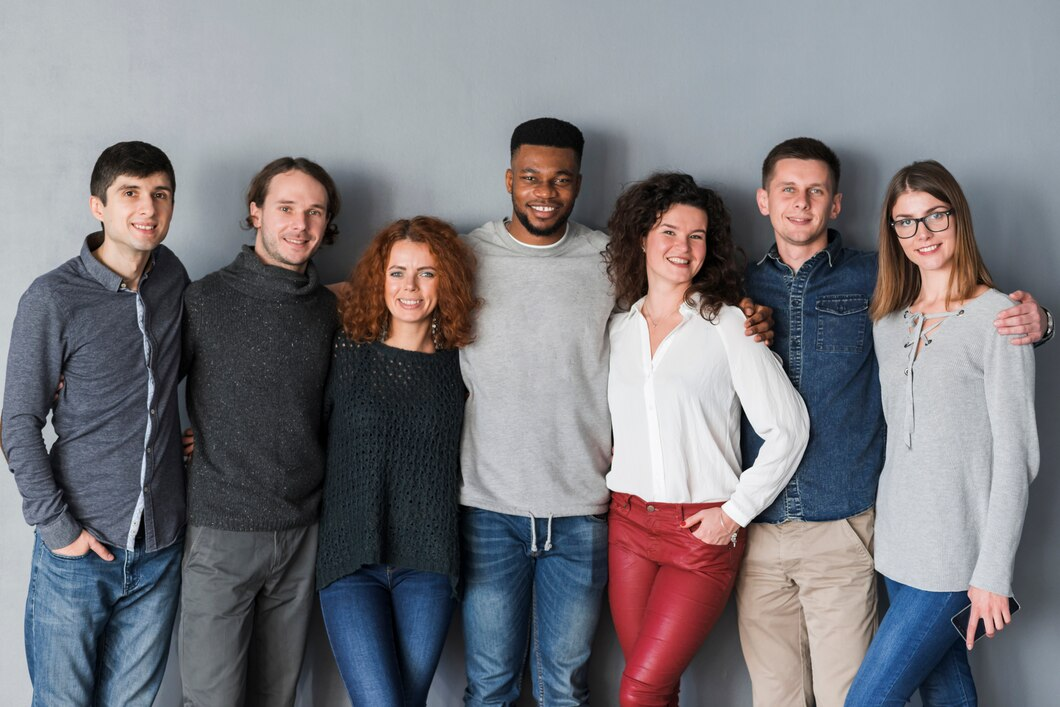
#> input picture pessoas.jpg, 1060 x 707 px
$ jupyter execute --allow-errors 5.1.face_detection_solution.ipynb   (shell and % lines are left out)
#> lines starting #> are read from the running program, lines starting #| are printed output that depends on the picture; after the words box and inside, x2 and y2 are one past the last pixel; in counts of white or black regions, pixels touching at a corner belong together
# 1. Introdução

--- EXPLIQUE ---

# 2. Dependências

-- EXPLIQUE --

[cell 1]
import cv2
import matplotlib.pyplot as plt
import numpy as np
from PIL import Image
import time

# 3. Funções Auxiliares

-- Explique --

[cell 2]
def show_image(img, title="Imagem"):
    if isinstance(img, np.ndarray):
        img = cv2.cvtColor(img, cv2.COLOR_BGR2RGB)
    plt.imshow(img)
    plt.title(title)
    plt.axis('off')
    plt.show()

def draw_fps(img, text):

  fps_text = f"FPS: {text:.2f}"
  cv2.putText(img, fps_text, (10, 30),
              fontFace=cv2.FONT_HERSHEY_SIMPLEX,
              fontScale=1.0,
              color=(0, 0, 0),
              thickness=2,
              lineType=cv2.LINE_AA)

def detect_faces(image):

  face_cascade = cv2.CascadeClassifier(cv2.data.haarcascades + 'haarcascade_frontalface_default.xml')

  gray = cv2.cvtColor(image, cv2.COLOR_BGR2GRAY)

  faces = face_cascade.detectMultiScale(gray, scaleFactor=1.1, minNeighbors=5)

  return faces


def draw_rectangle(img, face):
  x, y, w, h = face
  cv2.rectangle(img, (x, y), (x + w, y + h), (0, 255, 0), 2)

def dist_to_center(face):
  global cx_img

  x, _, w, _ = face
  cx = x + w / 2

  return (cx - cx_img)**2

def area(face):
  return face[2] * face[3]

def crop_face(image, face):
  x, y, w, h = face
  return image[y:y+h, x:x+w]

# 4. Dados

[cell 3]
# Verifica se já foram baixadas as imagens do drive, baixando-as e descompactando se necessário

Código abaixo foi adicionado para funcionamento correto das demais etapas uma vez que foi executado no Windows e não Bash do Google Colab

[cell 4]
# instala
# baixa se não existir (CMD usa IF NOT EXIST)

# 5. Implementações

-- EXPLIQUE --

[cell 5]
image1 = cv2.imread("lena.png")
#> (the rest of this cell did not finish here and is left out)

[cell 6]
start = time.time()
#> (the rest of this cell did not finish here and is left out)

[cell 7]
imageN = cv2.imread("pessoas.jpg")
#> imageN is the input picture: shape (707, 1060, 3); mean B, G, R 127.2, 121.8, 123
show_image(imageN, "Várias faces")

[cell 8]
start = time.time()
faces = detect_faces(imageN)
#> in detect_faces (call 2), `gray = cv2.cvtColor(image, cv2.COLOR_BGR2GRAY)`:
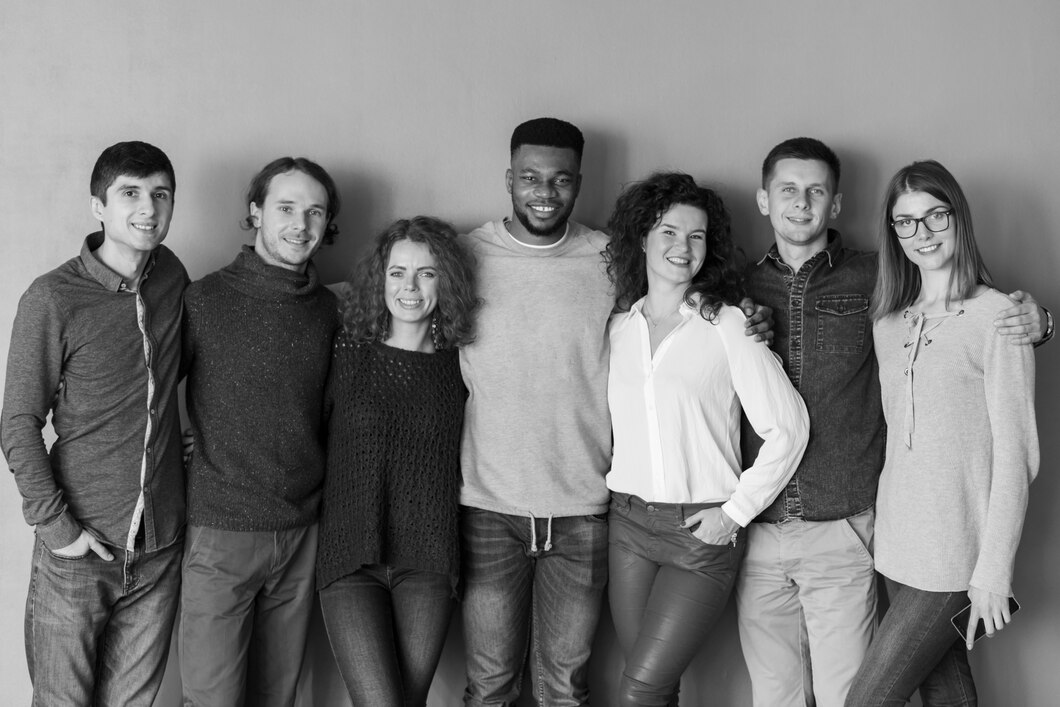
#> gray: shape (707, 1060); min 0, max 254, mean 122.8
#> in detect_faces (call 2), `faces = face_cascade.detectMultiScale(gray, scaleFactor=1.1, minNeighb..`: faces = [[883, 192, 70, 70], [375, 246, 73, 73], [508, 150, 76, 76], [759, 158, 86, 86], [643, 206, 76, 76], [178, 543, 66, 66], [175, 647, 60, 60], [258, 178, 82, 82], [101, 163, 85, 85]]
fps = 1.0 / (time.time() - start)

image_haar = imageN.copy()

for (x, y, w, h) in faces:
    draw_rectangle(image_haar, (x, y, w, h))
#> this loop made 9 passes
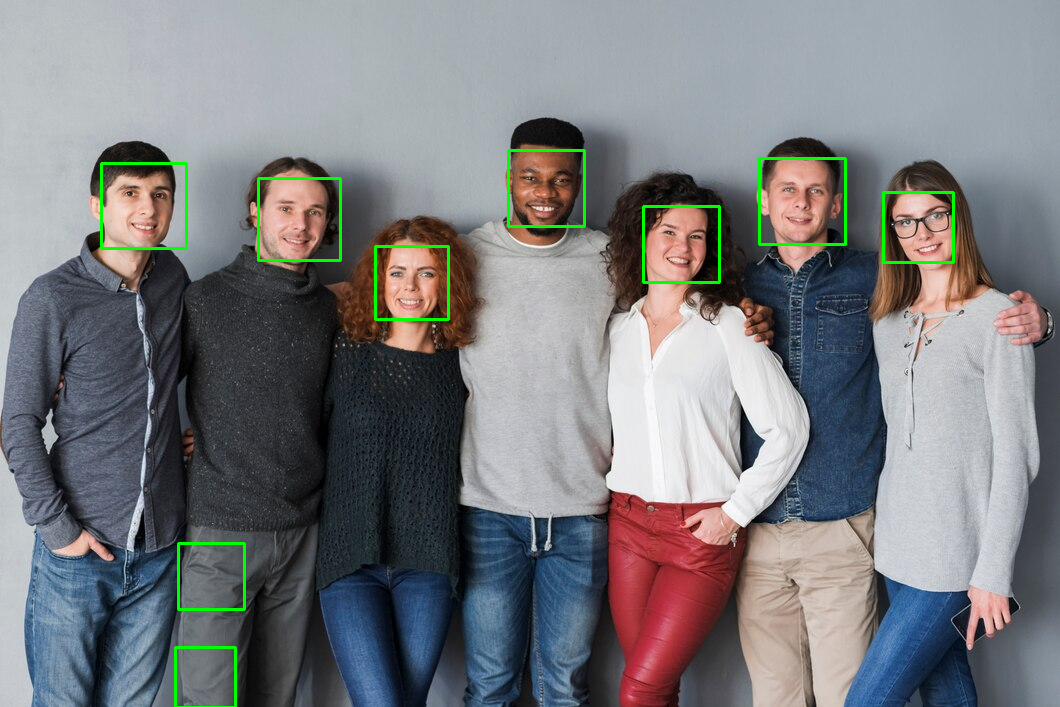
#> image_haar: shape (707, 1060, 3); 1.06% of pixels changed, all inside (x1, y1, x2, y2) = (100, 149, 955, 707)

draw_fps(image_haar, fps)
show_image(image_haar, "Várias faces")

[cell 9]
gray = cv2.cvtColor(imageN, cv2.COLOR_BGR2GRAY)

face_cascade = cv2.CascadeClassifier(cv2.data.haarcascades + 'haarcascade_frontalface_default.xml')

start = time.time()

faces = face_cascade.detectMultiScale(gray, scaleFactor=1.1, minNeighbors=20)
#> faces = [[883, 192, 70, 70], [375, 246, 73, 73], [508, 150, 76, 76], [759, 158, 86, 86], [643, 206, 76, 76], [258, 178, 82, 82], [101, 163, 85, 85]]

_, w_img = gray.shape[:2]
#> w_img = 1060
cx_img = w_img / 2
#> cx_img = 530

center_face = sorted(faces, key=dist_to_center)[0]
#> in dist_to_center, `x, _, w, _ = face`: x = 883; w = 70
#> in dist_to_center, `cx = x + w / 2`: cx = 918
#> center_face = [508, 150, 76, 76]

fps = 1.0 / (time.time() - start)

image_haar = imageN.copy()
x, y, w, h = center_face
#> x = 508; y = 150; w = 76; h = 76

cv2.rectangle(image_haar, (x, y), (x + w, y + h), (0, 255, 0), 2)
draw_fps(image_haar, fps)

show_image(image_haar, "Face escolhida")

[cell 10]
gray = cv2.cvtColor(imageN, cv2.COLOR_BGR2GRAY)

face_cascade = cv2.CascadeClassifier(cv2.data.haarcascades + 'haarcascade_frontalface_default.xml')

start = time.time()

faces = face_cascade.detectMultiScale(gray, scaleFactor=1.1, minNeighbors=20)

largest_face = sorted(faces, key=area, reverse=True)[0]
#> largest_face = [759, 158, 86, 86]

fps = 1.0 / (time.time() - start)

image_haar = imageN.copy()
x, y, w, h = largest_face
#> x = 759; y = 158; w = 86; h = 86

cv2.rectangle(image_haar, (x, y), (x + w, y + h), (0, 255, 0), 2)
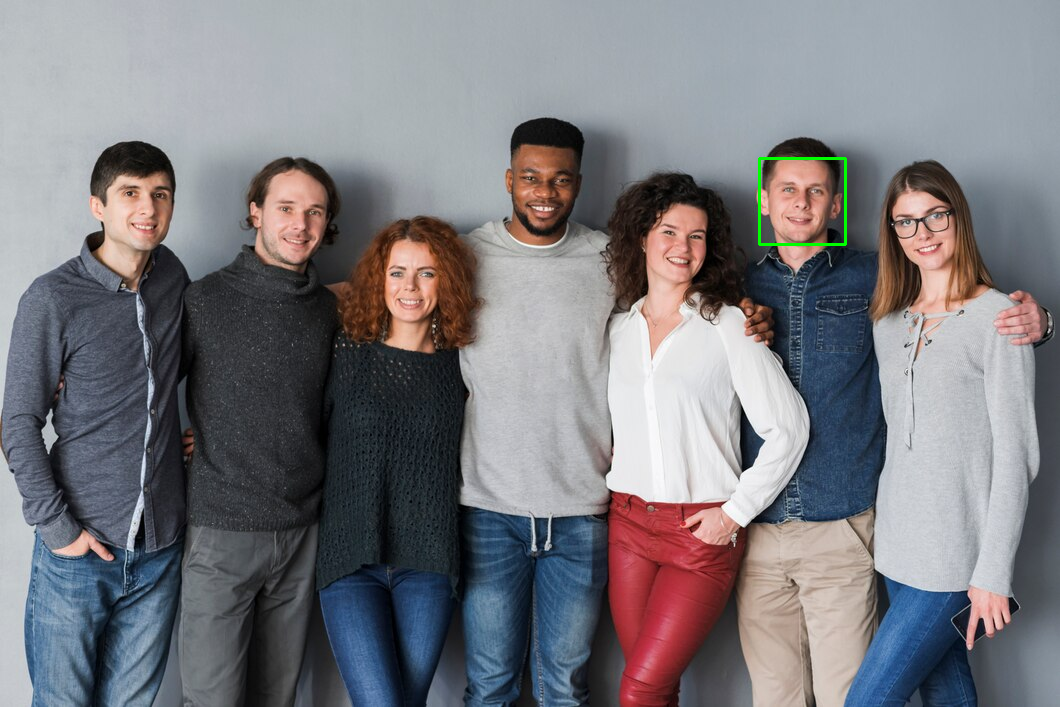
#> image_haar: shape (707, 1060, 3); mean B, G, R 127.1, 122, 122.9
draw_fps(image_haar, fps)

show_image(image_haar, "Face escolhida")

[cell 11]
input_image = crop_face(imageN, largest_face)
#> in crop_face, `x, y, w, h = face`: x = 759; y = 158; w = 86
#> in crop_face, `return image[y:y+h, x:x+w]`:
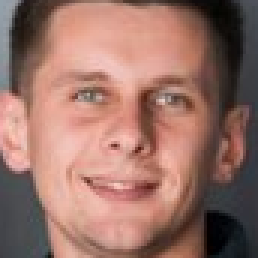
#> returned value: shape (86, 86, 3) (shown 3 times larger); mean of channels 0, 1, 2 103.4, 113.6, 153.4; drawn as B, G, R

show_image(input_image, "Face para teste")
